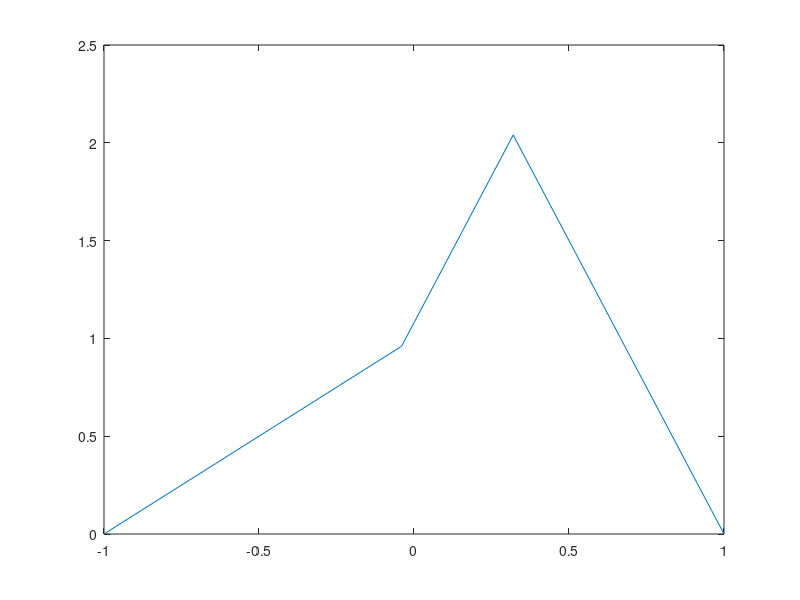

Write the MATLAB code that produced this figure.
%%%%%%%%%%%%%%%%%%%%%%%%%%%%%%%%%%%%%%%%%%%%%%%%%%%%%%%% 
% Program to implement the upwind like scheme          % 
%   for 1D Eikonal Equation (Neumann Problem)          %
%       |u'| = 1 in \Omega                             % 
%        u(0) = u'(1) = 0                              % 
%                                                      % 
%%%%%%%%%%%%%%%%%%%%%%%%%%%%%%%%%%%%%%%%%%%%%%%%%%%%%%%% 
clear
close all

format long

N = 50;
a = -1;
b = 1;

h = (b-a)/N;

x = (a:h:b)';

delt = h;

% Tolerance for convergence
eps = 10^-4;
error = 100;

u = zeros(N+1,1);

unew = u;
iter = 0;
while error > eps
    for i = 2:N
        H = max(abs(max([(u(i)-u(i-1))/h,0])),abs(min([(u(i+1)-u(i))/h,0])));
        if(x(i) < 0)
            unew(i) = u(i) - delt*(H-1);
        else
            unew(i) = u(i) - delt*(H-3);
        end
    end
    error = max(abs(unew-u));
    u = unew;
    iter = iter+1;
    plot(x,unew);
    pause(0.1);
end
plot(x,unew)
iter